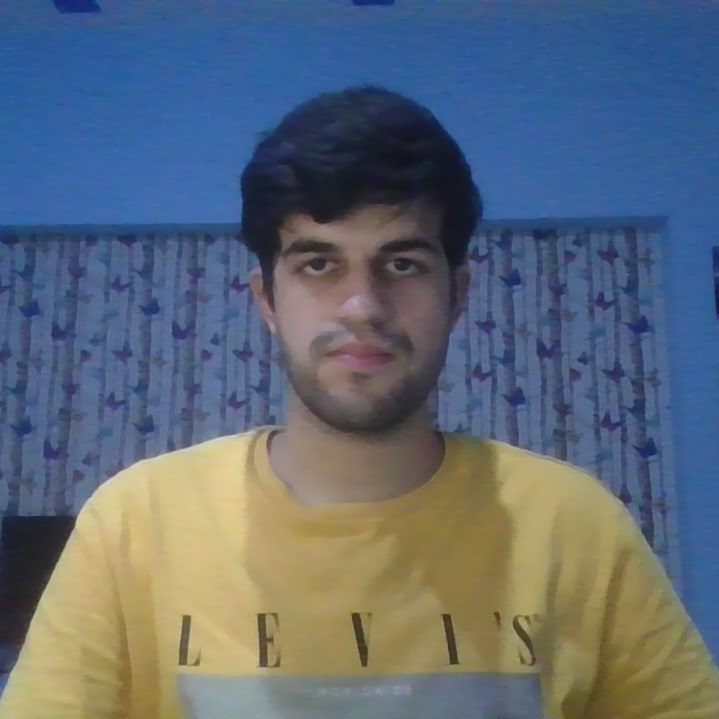
%> input picture assignments/Assignment 1/photo.jpg, 719 x 719 px
$ octave assignment_1.m   (GNU Octave 9; MATLAB toolbox functions it lacks are replaced by stand-ins)
%> lines starting %> are read from the running program, lines starting %| are printed output that depends on the picture; in (x1, y1, x2, y2) boxes, pixels count from 0 and x2, y2 are one past the last pixel; in counts of white or black regions, pixels touching at a corner belong together; the program's own positions count from 1
set(groot,'defaultFigurePaperPositionMode','manual');
%the bitslice figure is too large for the page of pdf and gets cut off. The
%set function helps counter this and displays the image on one line. This
%function was included after searching on the matlab help

imdata = imread('photo.jpg');
%> imdata is the input picture: size 719x719x3 uint8; mean R, G, B 93.5, 105.2, 118.5
%reads the photo of size and stores it in matrix of 719*719*3

figure(1);
imrgbout = imshow(imdata);
title('Original Image');
%displays the photo in matlab in rgb

saveas(imrgbout,'photo_rgb.pdf');
%saves the photo in rgb in pdf

imgray = rgb2gray(imdata);
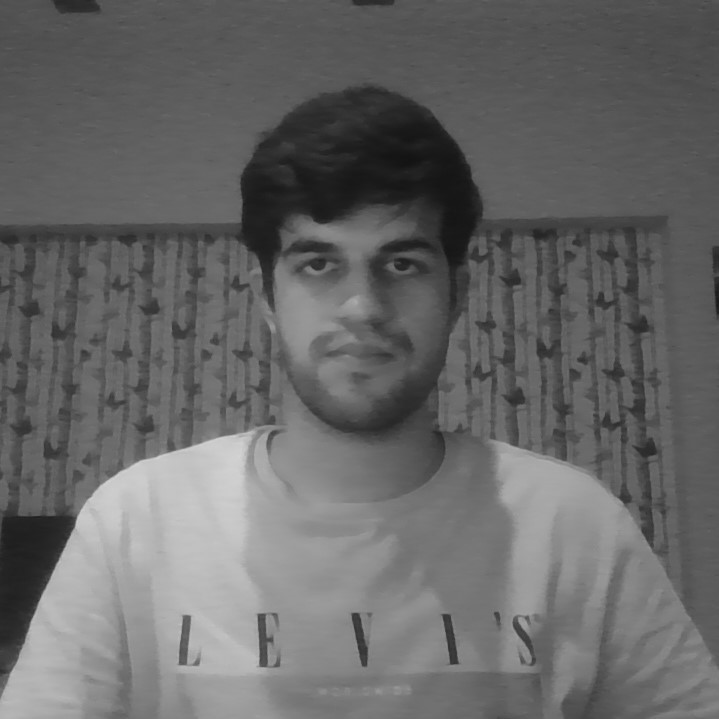
%> imgray: size 719x719 uint8; min 19, max 212, mean 103.2
%converts the photo into grayscale

figure(2);
imgrayout = imshow(imgray);
title('Grayscale Image');
%displays the photo in matlab in grayscale

saveas(imgrayout,'photo_gray.pdf');
%saves the photo in grayscale in pdf

bitplane = [];
%bit matrix initialised

for i=1:1:8
    bitplane = [bitplane double(bitget(imgray, i))];
    %bitget gets one bit from the pixel intensity value
end
%> this loop made 8 passes
%> pass 1, `bitplane = [bitplane double(bitget(imgray, i))];`:
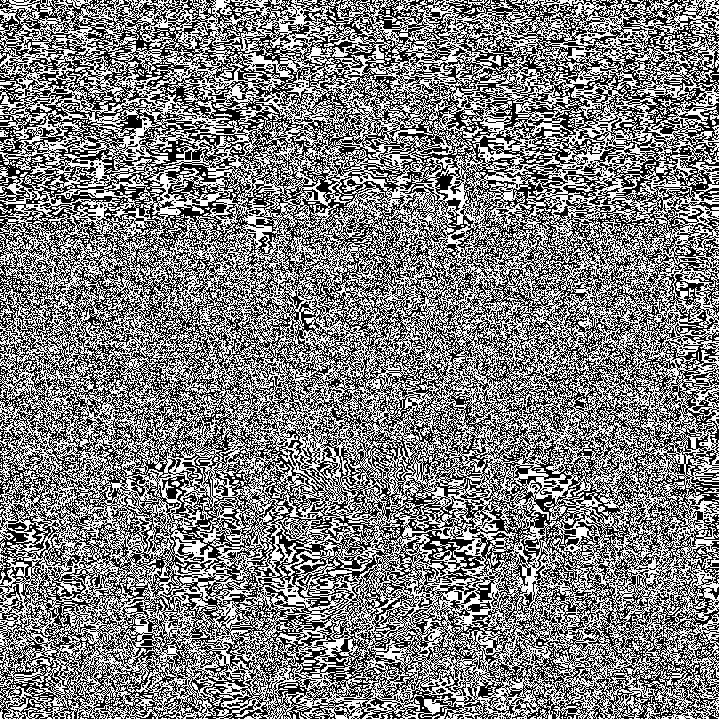
%> bitplane: size 719x719 double; values 0 (black) and 1 (white), 49.9% white in thin lines or dots
%> pass 2, `bitplane = [bitplane double(bitget(imgray, i))];`:
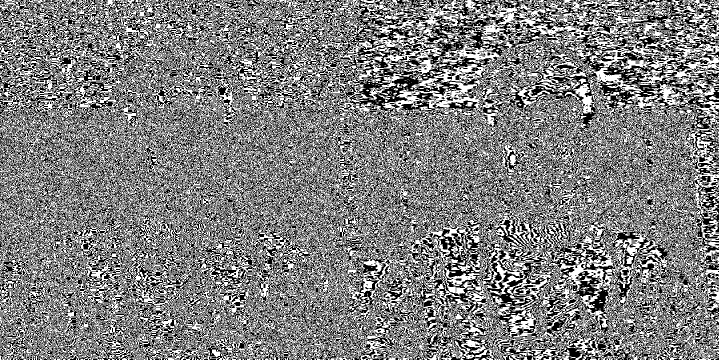
%> bitplane: size 719x1438 double (shown at 1/2 size); values 0 (black) and 1 (white), 49.9% white in thin lines or dots
%> pass 3, `bitplane = [bitplane double(bitget(imgray, i))];`:
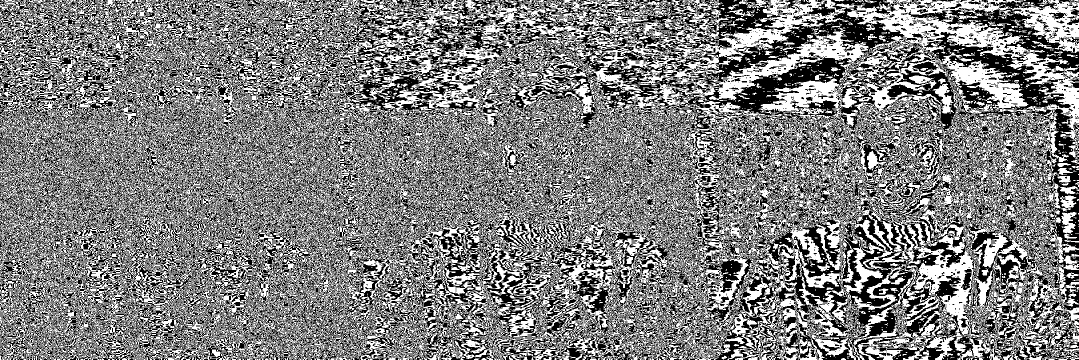
%> bitplane: size 719x2157 double (shown at 1/2 size); values 0 (black) and 1 (white), 49.9% white; 4751 white regions (4446 under 20 px), largest, box (x1, y1, x2, y2) and area: (0, 0, 2157, 719) 732362, (2024, 0, 2157, 106) 6381, (1865, 167, 1907, 227) 1020
%> after the loop:
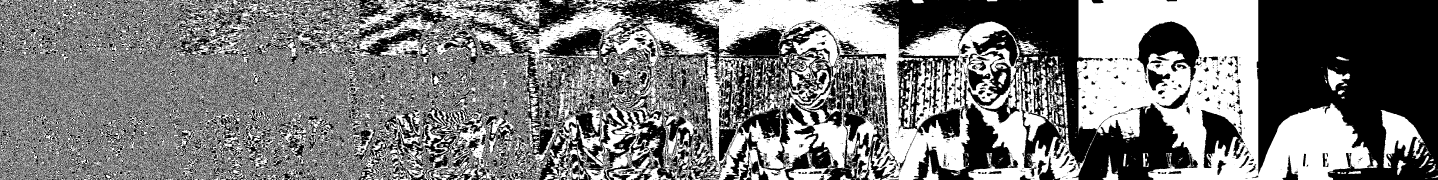
%> bitplane: size 719x5752 double (shown at 1/4 size); values 0 (black) and 1 (white), 48.8% white; 8285 white regions (7525 under 20 px), largest, box (x1, y1, x2, y2) and area: (0, 0, 5511, 719) 1854391, (5523, 440, 5700, 673) 19379, (3061, 212, 3266, 402) 9761

figure(3);
imbitplane = imshow(bitplane);
title('Bitplane of the grayscale image');
%displays the bitplane 8 bit slice

saveas(imbitplane,'photo_bitslice.pdf');
%saves the photo in pdf

$ run again, with assignments/Assignment 1/original.jpg copied over assignments/Assignment 1/photo.jpg
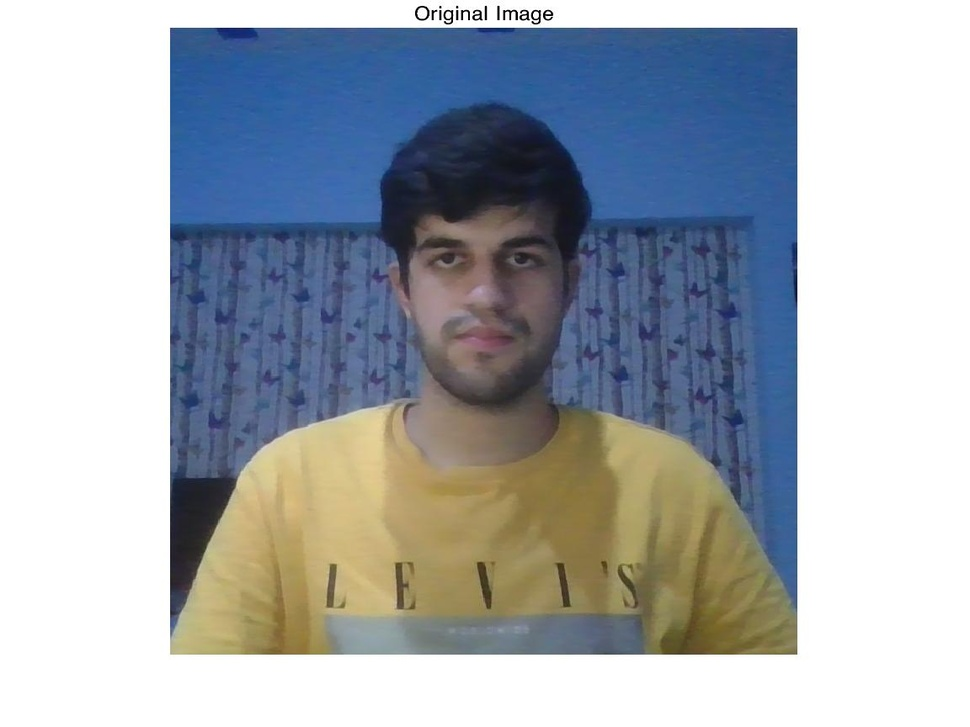
%> input picture assignments/Assignment 1/original.jpg, 970 x 727 px, shrunk from 1152 x 864 before the run
%> imdata is the input picture: size 727x970x3 uint8; mean R, G, B 164.6, 171.1, 178.5
%> the loop `for i=1:1:8` made 8 passes
%> pass 1, `bitplane = [bitplane double(bitget(imgray, i))];`:
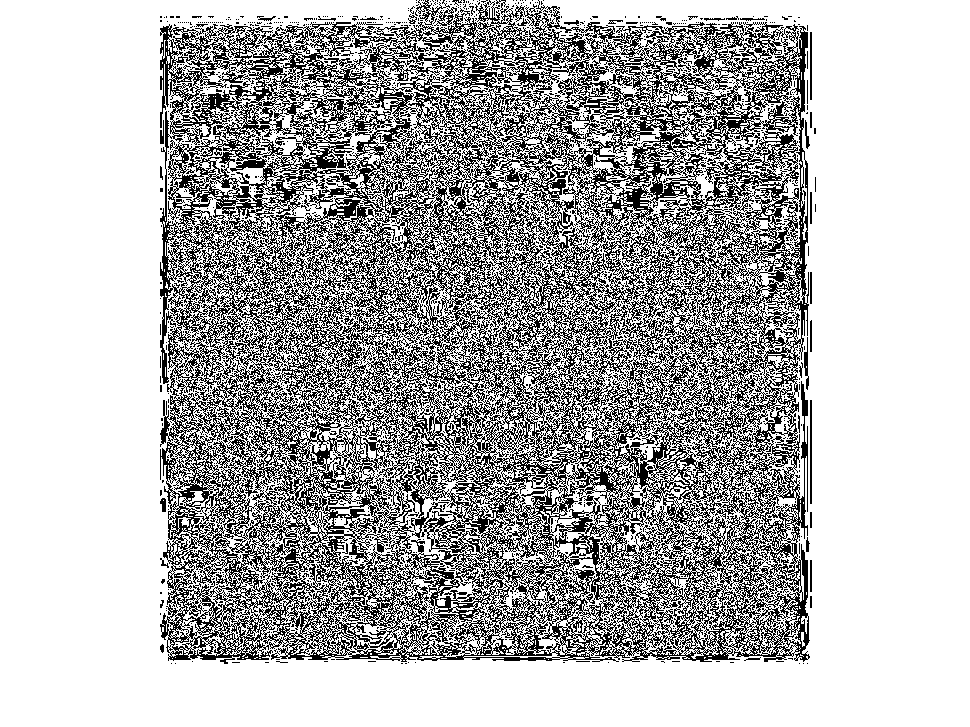
%> bitplane: size 727x970 double; values 0 (black) and 1 (white), 70.3% white; black in thin lines or dots, all inside (x1, y1, x2, y2) = (160, 0, 816, 664)
%> after the loop `for i=1:1:8`:
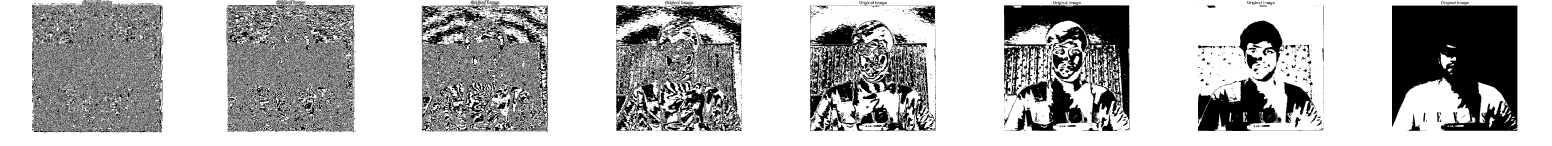
%> bitplane: size 727x7760 double (shown at 1/5 size); values 0 (black) and 1 (white), 71% white; 8288 black regions (7580 under 20 px), largest, box (x1, y1, x2, y2) and area: (6960, 28, 7587, 654) 303409, (160, 0, 810, 664) 202766, (1133, 0, 1773, 660) 193648
